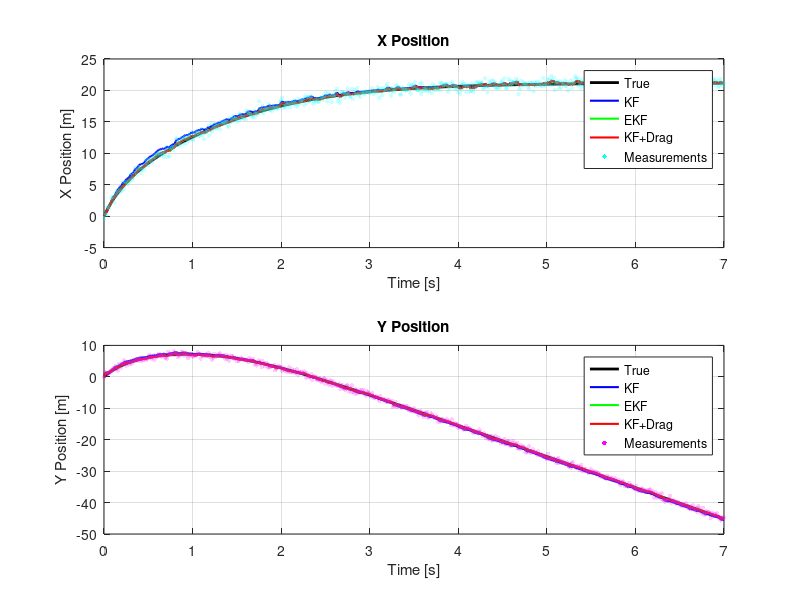
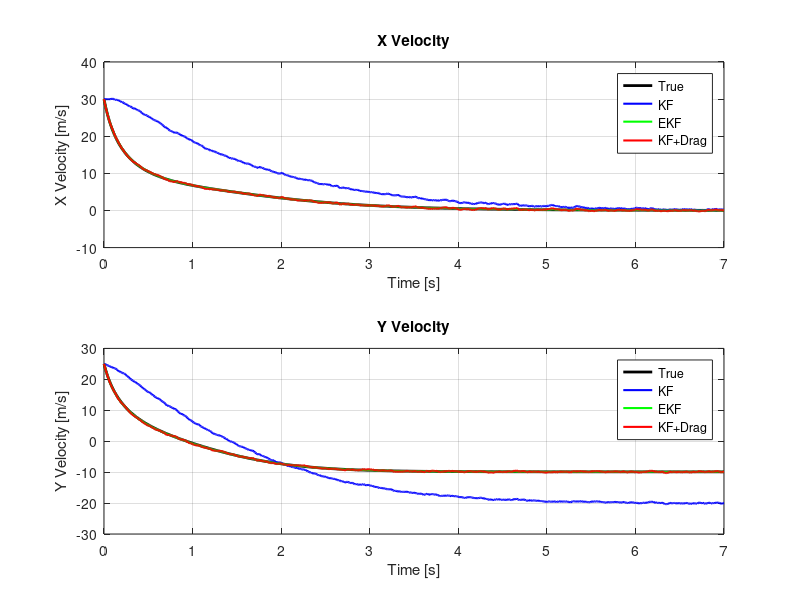
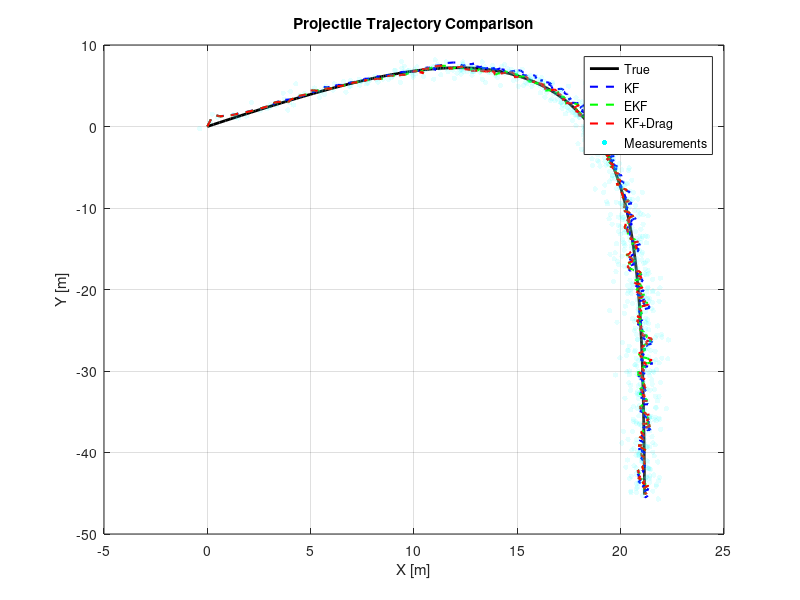

Write MATLAB code to recreate these figures, in order.
% Ryland Ross
% Colgate University
% 10/21/25
% 2-D EKF, KF, and KF+Drag Comparison
% Projectile motion with quadratic air resistance

clc; clear; close all;

%% --- Simulation Parameters ---
Delta_t = 0.01;        % time step (s)
T = 7;                 % total time (s)
t = 0:Delta_t:T;
N = length(t);

%% --- Physical Parameters ---
g = 9.81;              % gravity (m/s^2)
c = 0.1;               % drag coefficient (1/m)
Q = 0.01 * eye(4);     % process noise covariance

%% --- Measurement Model ---
H = [1 0 0 0; 0 0 1 0];   % measure positions only
sigma_x = 0.5; sigma_y = 0.5; %measurement uncertainty
R = diag([sigma_x^2, sigma_y^2]);  % measurement noise

%% --- Initialization ---
x_hat_0_0 = [0; 30; 0; 25];   % [p_x0; v_x0; p_y0; v_y0] (m, m/s)
P_0_0 = eye(4);

x_true = zeros(4,N);
x_true(:,1) = x_hat_0_0;
z = zeros(2,N);

%% --- True Nonlinear Dynamics ---
for k = 2:N
    p_x = x_true(1,k-1); v_x = x_true(2,k-1);
    p_y = x_true(3,k-1); v_y = x_true(4,k-1);
    v = sqrt(v_x^2 + v_y^2);

    x_true(1,k) = p_x + v_x*Delta_t;
    x_true(2,k) = v_x - c*v_x*v*Delta_t;
    x_true(3,k) = p_y + v_y*Delta_t;
    x_true(4,k) = v_y - (g + c*v_y*v)*Delta_t;
end

% perform 10 runs so RMSE can be averaged 
numRuns = 10;
RMSE_pos_all = zeros(2,3,numRuns); 
RMSE_vel_all = zeros(2,3,numRuns);

for runIdx = 1:numRuns
    % regenerate noise for every run so there is a difference
    z(1,:) = x_true(1,:) + sigma_x*randn(1,N);
    z(2,:) = x_true(3,:) + sigma_y*randn(1,N);

%% --- Linear KF with Gravity (ignoring drag) using control input ---
x_hat_KF = zeros(4,N);
x_hat_KF(:,1) = x_hat_0_0;
P_k_k = P_0_0;

% Control input: only gravity in y
u = [0; -g];

% maps acceleration to position & velocity
B = [0 0;
     Delta_t 0;
     0 0;
     0 Delta_t];

A = [1 Delta_t 0 0;
     0 1      0 0;
     0 0      1 Delta_t;
     0 0      0 1];

for k = 2:N
    % --- Prediction Step ---
    x_prev = x_hat_KF(:,k-1);
    x_pred = A*x_prev + B*u;

    % Covariance prediction
    P_pred = A*P_k_k*A' + Q;

    % --- Update Step ---
    K_k = P_pred*H' / (H*P_pred*H' + R);
    x_hat_KF(:,k) = x_pred + K_k*(z(:,k) - H*x_pred);
    P_k_k = (eye(4) - K_k*H)*P_pred;
end


%% --- Extended Kalman Filter (Nonlinear with Drag) ---
x_hat_EKF = zeros(4,N); x_hat_EKF(:,1) = x_hat_0_0;
P_k_k = P_0_0;

for k = 2:N
    x_prev = x_hat_EKF(:,k-1);
    v_x = x_prev(2); v_y = x_prev(4);
    v = sqrt(v_x^2 + v_y^2);

    f = [x_prev(1) + v_x*Delta_t;
         v_x - c*v_x*v*Delta_t;
         x_prev(3) + v_y*Delta_t;
         v_y - (g + c*v_y*v)*Delta_t];

    F_k = [1, Delta_t, 0, 0;
           0, 1 - c*Delta_t*(v + (v_x^2)/v), 0, -c*Delta_t*v_x*v_y/v;
           0, 0, 1, Delta_t;
           0, -c*Delta_t*v_x*v_y/v, 0, 1 - c*Delta_t*(v + (v_y^2)/v)];

    P_pred = F_k*P_k_k*F_k' + Q;
    K_k = P_pred*H'/(H*P_pred*H' + R);
    x_hat_EKF(:,k) = f + K_k*(z(:,k) - H*f);
    P_k_k = (eye(4)-K_k*H)*P_pred;
end

%% --- Linear KF with Drag added manually --

x_hat_KF_drag = zeros(4,N);    % preallocate state estimates
x_hat_KF_drag(:,1) = x_hat_0_0; % initialize with initial state
P_k_k = P_0_0;                 % initial covariance

for k = 2:N
    % Get previous state 
    x_prev = x_hat_KF_drag(:,k-1);
    v_x = x_prev(2); 
    v_y = x_prev(4);
    v = sqrt(v_x^2 + v_y^2);  % total speed magnitude
    
    % Compute drag input
    u_drag = [-c*v_x*v*Delta_t;   % change in x-velocity due to drag
              -(g + c*v_y*v)*Delta_t]; % change in y-velocity due to drag + gravity

    % Linear KF prediction (manual inclusion of drag)
    % x_pred = previous position + velocity*dt + drag contribution
    x_pred = [x_prev(1) + v_x*Delta_t;  % x-position update
              v_x + u_drag(1);          % x-velocity update
              x_prev(3) + v_y*Delta_t;  % y-position update
              v_y + u_drag(2)];         % y-velocity update

    % Covariance prediction 
    P_pred = A*P_k_k*A' + Q;

    % Kalman gain and update step
    K_k = P_pred*H' / (H*P_pred*H' + R);
    x_hat_KF_drag(:,k) = x_pred + K_k*(z(:,k) - H*x_pred);
    P_k_k = (eye(4)-K_k*H)*P_pred;
end


    RMSE_pos_all(:,1,runIdx) = sqrt(mean((x_hat_KF([1,3],:) - x_true([1,3],:)).^2,2));
    RMSE_pos_all(:,2,runIdx) = sqrt(mean((x_hat_EKF([1,3],:) - x_true([1,3],:)).^2,2));
    RMSE_pos_all(:,3,runIdx) = sqrt(mean((x_hat_KF_drag([1,3],:) - x_true([1,3],:)).^2,2));

    RMSE_vel_all(:,1,runIdx) = sqrt(mean((x_hat_KF([2,4],:) - x_true([2,4],:)).^2,2));
    RMSE_vel_all(:,2,runIdx) = sqrt(mean((x_hat_EKF([2,4],:) - x_true([2,4],:)).^2,2));
    RMSE_vel_all(:,3,runIdx) = sqrt(mean((x_hat_KF_drag([2,4],:) - x_true([2,4],:)).^2,2));
end

RMSE_pos_avg = mean(RMSE_pos_all,3); % average across runs
RMSE_vel_avg = mean(RMSE_vel_all,3);

fprintf('--- Average RMSE over %d runs ---\n', numRuns);
fprintf('Filter       | X Pos | Y Pos | X Vel | Y Vel\n');
fprintf('--------------------------------------------\n');
fprintf('KF           | %.3f | %.3f | %.3f | %.3f\n', RMSE_pos_avg(1,1), RMSE_pos_avg(2,1), RMSE_vel_avg(1,1), RMSE_vel_avg(2,1));
fprintf('KF+Drag      | %.3f | %.3f | %.3f | %.3f\n', RMSE_pos_avg(1,3), RMSE_pos_avg(2,3), RMSE_vel_avg(1,3), RMSE_vel_avg(2,3));
fprintf('EKF          | %.3f | %.3f | %.3f | %.3f\n', RMSE_pos_avg(1,2), RMSE_pos_avg(2,2), RMSE_vel_avg(1,2), RMSE_vel_avg(2,2));


%% --- Plots ---

% Position vs Time
figure;
subplot(2,1,1);
plot(t, x_true(1,:), 'k', 'LineWidth', 2); hold on;
plot(t, x_hat_KF(1,:), 'b', 'LineWidth', 1.5);
plot(t, x_hat_EKF(1,:), 'g', 'LineWidth', 1.5);
plot(t, x_hat_KF_drag(1,:), 'r', 'LineWidth', 1.5);
scatter(t, z(1,:), 10, 'c', 'filled', 'MarkerFaceAlpha', 0.2);
xlabel('Time [s]'); ylabel('X Position [m]');
legend('True','KF','EKF','KF+Drag','Measurements'); grid on; title('X Position');

subplot(2,1,2);
plot(t, x_true(3,:), 'k', 'LineWidth', 2); hold on;
plot(t, x_hat_KF(3,:), 'b', 'LineWidth', 1.5);
plot(t, x_hat_EKF(3,:), 'g', 'LineWidth', 1.5);
plot(t, x_hat_KF_drag(3,:), 'r', 'LineWidth', 1.5);
scatter(t, z(2,:), 10, 'm', 'filled', 'MarkerFaceAlpha', 0.2);
xlabel('Time [s]'); ylabel('Y Position [m]');
legend('True','KF','EKF','KF+Drag','Measurements'); grid on; title('Y Position');

% Velocity vs Time
figure;
subplot(2,1,1);
plot(t, x_true(2,:), 'k', 'LineWidth', 2); hold on;
plot(t, x_hat_KF(2,:), 'b', 'LineWidth', 1.5);
plot(t, x_hat_EKF(2,:), 'g', 'LineWidth', 1.5);
plot(t, x_hat_KF_drag(2,:), 'r', 'LineWidth', 1.5);
xlabel('Time [s]'); ylabel('X Velocity [m/s]');
legend('True','KF','EKF','KF+Drag'); grid on; title('X Velocity');

subplot(2,1,2);
plot(t, x_true(4,:), 'k', 'LineWidth', 2); hold on;
plot(t, x_hat_KF(4,:), 'b', 'LineWidth', 1.5);
plot(t, x_hat_EKF(4,:), 'g', 'LineWidth', 1.5);
plot(t, x_hat_KF_drag(4,:), 'r', 'LineWidth', 1.5);
xlabel('Time [s]'); ylabel('Y Velocity [m/s]');
legend('True','KF','EKF','KF+Drag'); grid on; title('Y Velocity');

% Trajectory Plot
figure;
plot(x_true(1,:), x_true(3,:), 'k', 'LineWidth', 2); hold on;
plot(x_hat_KF(1,:), x_hat_KF(3,:), 'b--', 'LineWidth', 1.5);
plot(x_hat_EKF(1,:), x_hat_EKF(3,:), 'g--', 'LineWidth', 1.5);
plot(x_hat_KF_drag(1,:), x_hat_KF_drag(3,:), 'r--', 'LineWidth', 1.5);
scatter(z(1,:), z(2,:), 15, 'c', 'filled', 'MarkerFaceAlpha', 0.1);
xlabel('X [m]'); ylabel('Y [m]');
legend('True','KF','EKF','KF+Drag','Measurements'); grid on;
title('Projectile Trajectory Comparison');
